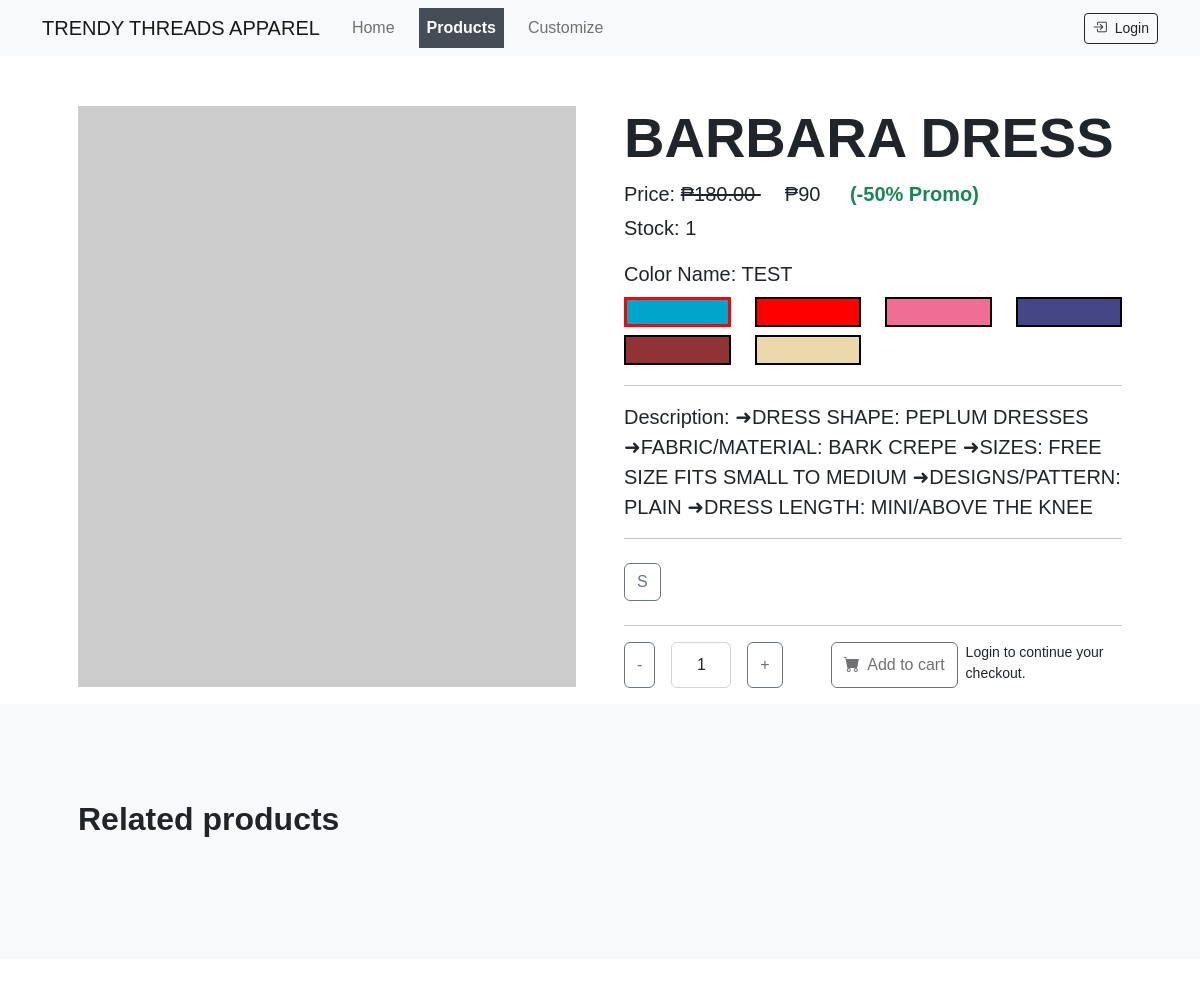
The app's page /view-products.php?id=26&color_id=339 with its own data.
### tables this page shows
CREATE TABLE `products` (
  `id` int NOT NULL,
  `category_id` int DEFAULT NULL,
  `name` varchar(255) DEFAULT NULL,
  `description` text,
  `price` int DEFAULT NULL,
  `color` varchar(11) DEFAULT NULL,
  `created_at` varchar(191) DEFAULT NULL,
  `updated_at` varchar(191) DEFAULT NULL,
  `deleted_at` varchar(191) DEFAULT NULL,
  `created_by` int DEFAULT NULL
);

CREATE TABLE `product_colors` (
  `id` int NOT NULL,
  `product_id` int DEFAULT NULL,
  `name` varchar(255) DEFAULT NULL,
  `code` text,
  `stock_qty` int NOT NULL DEFAULT '0',
  `image` text,
  `created_at` varchar(191) DEFAULT NULL,
  `updated_at` varchar(191) DEFAULT NULL,
  `deleted_at` varchar(191) DEFAULT NULL,
  `created_by` int NOT NULL,
  `updated_by` int NOT NULL
);

CREATE TABLE `product_sizes` (
  `id` int NOT NULL,
  `product_id` int DEFAULT NULL,
  `size_name` varchar(99) DEFAULT NULL,
  `size_display` varchar(99) DEFAULT NULL,
  `size_price` int NOT NULL DEFAULT '0',
  `created_at` varchar(255) DEFAULT NULL,
  `deleted_at` varchar(199) DEFAULT NULL
);

### models/Model.php (called while the page is built, shortened)
<?php
class Model
{
    protected $host = "";
    protected $database = "";
    protected $username = "";
    protected $password = "";
    protected $pdo;
    protected $stmt;
    public function __construct(){
        $dotenv = Dotenv\Dotenv::createImmutable(__DIR__);
        $this->host =  $_ENV['DB_HOST'];
        if($_ENV['APP_ENV'] == 'dev'){
            $this->database =  $_ENV['DEV_DB_DATABASE'];
            $this->username =  $_ENV['DEV_DB_USERNAME'];
            $this->password =  $_ENV['DEV_DB_PASSWORD'];
        }else{
            $this->database =  $_ENV['DB_DATABASE'];
            $this->username =  $_ENV['DB_USERNAME'];
            $this->password =  $_ENV['DB_PASSWORD'];
        }
    }
    public function connect(){
        try {
            $this->pdo = new PDO("mysql:host={$this->host};dbname={$this->database};charset=utf8","{$this->username}","{$this->password}");
            $this->pdo->setAttribute(PDO::ATTR_ERRMODE, PDO::ERRMODE_EXCEPTION);
            $this->pdo->setAttribute(PDO::ATTR_DEFAULT_FETCH_MODE, PDO::FETCH_ASSOC);
        } catch (PDOException $e) {
            echo $e->getMessage();
            throw $e->getMessage();
        }
    }
    public function setQuery($qry){
        $this->qry = $qry;
        $this->stmt = $this->pdo->query($this->qry);
        return $this;
    }
    public function getAll(){
        try {
            return $this->stmt->fetchAll();
        } catch (PDOException $e) {
            return $e->getMessage();
        }
    }
    public function getFirst(){
        try {
            $data =  $this->stmt->fetch();
            return (object) $data;
        } catch (PDOException $e) {
            return $e->getMessage();
        }
    }
}

### models/Product.php (called while the page is built, shortened)
<?php
Class Product extends Model {
    public static function findProduct($id, $color_id = 0){
        $qry = "
            SELECT
                P.*,
                C.id as category_id,
                C.name AS category_name,
                PC.stock_qty,
                PC.name as color_name,
                PC.image,
                PC.id as color_id
            FROM products AS P
            LEFT JOIN categories AS C ON P.category_id = C.id
            LEFT JOIN product_colors AS PC ON P.id = PC.product_id
            WHERE P.id = $id
            AND P.deleted_at IS NULL
            AND PC.deleted_at IS NULL
            ORDER BY P.created_at DESC
        ";
        if($color_id){
            $qry = "
                SELECT
                    P.*,
                    C.id as category_id,
                    C.name AS category_name,
                    PC.stock_qty,
                    PC.name as color_name,
                    PC.image,
                    PC.id as color_id
                FROM products AS P
                LEFT JOIN categories AS C ON P.category_id = C.id
                LEFT JOIN product_colors AS PC ON P.id = PC.product_id
                WHERE P.id = $id
                AND PC.id = $color_id
                AND P.deleted_at IS NULL
                AND PC.deleted_at IS NULL
                ORDER BY P.created_at DESC
            ";
        }
        $instance = new self;
        $prodduct = $instance->setQuery($qry)->getFirst();
        return $prodduct;
    }
}

### models/SiteSetting.php (called while the page is built, shortened)
<?php
Class SiteSetting extends Model {
    public static function getSiteSettingsLatest(){
        $instance = new self;
        $site_settings = $instance->setQuery("
            SELECT *  FROM `site_settings`
            ORDER BY `created_at` DESC;
        ")->getFirst();
        return $site_settings;
    }
}

### models/ProductColor.php (called while the page is built, shortened)
<?php
Class ProductColor extends Model {
    public static function getProductColors($product_id){
        $instance = new self;
        $categories = $instance->setQuery("
            SELECT *  FROM `product_colors`
            WHERE `deleted_at` IS NULL
            AND `product_id` = $product_id
            ORDER BY `created_at` DESC;
        ")->getAll();
        return $categories;
    }
}

### models/ProductSize.php (called while the page is built, shortened)
<?php
Class ProductSize extends Model {
    public static function getProductSizes($product_id){
        $instance = new self;
        $product_sizes = $instance->setQuery("
            SELECT *  FROM `product_sizes`
            WHERE `deleted_at` IS NULL
            AND `product_id` = $product_id
            ORDER BY `created_at` DESC
        ")->getAll();
        return $product_sizes;
    }
}

### view-products.php (the view, shortened to what this page needs)
<?php
    include_once("./includes/header.php");
    $id = $_REQUEST['id'];
    $color_id = isset($_REQUEST['color_id']) && $_REQUEST['color_id'] ? $_REQUEST['color_id'] : 0;
    $product = new Product;
    $products = $product->findProduct( $id, $color_id );
    $product_color = new ProductColor;
    $product_colors = $product_color->getProductColors( $id );
    $product_sizes = ProductSize::getProductSizes($id);
    if($site_setting->productSelect == $id){
        $discountPercentage = $site_setting->discountPercentage;
        $discountedPrice = $site_setting->discountedPrice;
    }else{
        unset($discountPercentage);
        unset($discountedPrice);
    }
?>
    <section class="pt-5">
        <div class="container px-4 px-lg-5 mb-3">
            <div class="row gx-4 gx-lg-5 align-items-center">
                <div class="col-md-6">
                    <?php
                    $url = "./admin/$products->image";
                    if(file_exists("$url")){ ?>
                        <img class="card-img-top mb-5 mb-md-0" max-width="600" max-height="700" src="<?=$url?>" alt="products-name.png" />
                    <?php }else{  ?>
                        <img class="card-img-top mb-5 mb-md-0" src="https://dummyimage.com/600x700/dee2e6/6c757d.jpg" alt="no-image.png" />
                    <?php }  ?>
                </div>
                <div class="col-md-6">
                    <h3 class="display-4 fw-bolder"><?=  $products->name  ?></h3>
                    <div class="fs-5 mb-3">
                        <div class="small mb-1 lead"><?= 'Price'. ': '. ''?>
                            <?php
                            if(isset($discountPercentage)){
                                echo '<span id="display-final-price" class="text-decoration-line-through"> ₱'.number_format($products->price, 2).' </span>';
                                echo '<span id="display-discounted-price" class="fw-bolder mx-4"> ₱'.$discountedPrice.' </span>';
                                echo '<span class="fw-bold  text-success">(-'.$discountPercentage.' Promo)</span>';
                            }else{
                                echo '<span id="display-final-price" class=""> ₱'.number_format($products->price, 2).' </span>';
                            }
                            ?>
                        </div>
                        <div class="small mb-1 lead"><?= 'Stock'. ': '. $products->stock_qty  ?></div>
                    </div>
                    <div class="small mb-1 lead"><?= 'Color Name'. ': '. $products->color_name  ?></div>
                    <div class="row">
                        <?php foreach ($product_colors as $color): ?>
                            <?php
                                $product_color_id = $color['id'];
                                $product_id = $color['product_id'];
                                $product_color_name = $color['name'];
                            ?>
                            <div class="col-3 my-1">
                                <a href="view-products.php?id=<?=$product_id?>&color_id=<?=$product_color_id?>" data-bs-toggle="tooltip" data-bs-placement="top" title="<?= $color['name'] ?>">
                                    <div <?php
                                        if($product_color_id == $color_id || $products->color_name == $product_color_name ){
                                            echo 'class="active-color-selected"';
                                        }
                                    ?> style="height: 30px; background-color: <?= $color['code'] ?>; border: 2px solid black; cursor: pointer;">
                                    </div>
                                </a>
                            </div>
                        <?php endforeach; ?>
                    </div>
                    <hr>
                        <p class="lead"><?= 'Description'. ': '. $products->description  ?> </p>
                    <hr>
                    <form action="add-to-cart.php" method="POST" onsubmit="return checkUser();">
                            <?php
                            if(count($product_sizes) == 0){
                                echo '
                                    <div class="btn-group" role="group" aria-label="Basic radio toggle button group" id="size-group">
                                        <input type="radio" class="btn-check" name="size" id="one_size" autocomplete="off" value="one_size">
                                        <label class="btn btn-outline-secondary" for="one_size">ONE SIZE</label>
                                    </div>
                                ';
                            }else{
                                echo '
                                <div class="d-flex">
                                    <div class="my-2">';
                                    echo '<div class="btn-group" role="group" aria-label="Basic radio toggle button group" id="size-group">';
                                        foreach ($product_sizes as $key => $item) {
                                            if($item['product_id'] == $id){
                                                $size = $item['size_display'];
                                                echo '
                                                    <input type="radio" class="btn-check" name="size" autocomplete="off" value="'.$size.'" id="size_'.$size.'">
                                                    <label class="btn btn-outline-secondary" for="size_'.$size.'">'.$size.'</label>
                                                    ';
                                            }
                                        }
                                echo'
                                        </div>
                                    </div>
                                </div>
                                ';
                            }
                            ?>
                        <hr>
                        <div class="d-flex">
                            <?php  if( $products->category_name != "CUSTOMIZED POLO SHIRT/UNIFORM" ){ ?>
                                <button type="button" class="btn btn-outline-secondary flex-shrink-0" onclick="decreaseQuantity()">-</button>
                                    <input name="quantity" readonly placeholder="0" value="1" class="form-control text-center mx-3" id="inputQuantity" type="text" value="" style="width: 60px; max-width: 5rem" <?= $products->stock_qty < 1 ? 'disabled' : '' ?> />
                                <button type="button" class="btn btn-outline-secondary flex-shrink-0 me-5" onclick="increaseQuantity()">+</button>
                            <?php  } ?>
                            <?php if( isset($_SESSION["loggedInUser"]) ) { ?>
                                <input type="hidden" name="customer_id" value="<?=$client_id?>">
                                <input type="hidden" name="shipping_fee" value="75">
                                <?php  if( $products->category_name == "CUSTOMIZED POLO SHIRT/UNIFORM" ){
                                    $_SESSION['viewed-design'] = $products->color_name;
                                    $_SESSION['viewed-design-product-id'] = $id;
                                    $_SESSION['viewed-design-color-id'] = $color_id;
                                    ?>
                                        <a href="./designer.php" class="btn btn-outline-dark flex-shrink-0" type="button">
                                            <i class="bi-cart-fill me-1"></i>
                                             (Sample Only, Please proceed to customize page)
                                        </a>
                                <?php }else{ ?>
                                    <?php if( count($product_colors) > 0 ){ ?>
                                        <button class="btn btn-outline-dark flex-shrink-0" name="add-cart" id="addCartButton" type="submit" disabled>
                                            <i class="bi-cart-fill me-1"></i>
                                            Add to cart
                                        </button>
                                        <button class="btn btn-outline-dark flex-shrink-0" name="buy-now" id="buyNowButton" type="submit" disabled>
                                            <i class="bi-cart-fill me-1"></i>
                                            Buy Now
                                        </button>
                                    <?php } else {?>
                                        <button class="btn btn-outline-dark flex-shrink-0" disabled >
                                            <i class="bi-cart-fill me-1"></i>
                                            Add to cart (Out of Stock)
                                        </button>
                                    <?php } ?>
                                <?php } ?>
                            <?php } else {?>
                                <button class="btn btn-outline-dark flex-shrink-0" type="submit" disabled>
                                    <i class="bi-cart-fill me-1"></i>
                                    Add to cart
                                </button>
                                <div class="small mb-1 mx-2">Login to continue your checkout.</div>
                            <?php } ?>
                        </div>
                    </form>
                </div>
            </div>
        </div>
    </section>
    <section class="py-5 bg-light mb-4">
        <div class="container px-4 px-lg-5 my-5">
            <h2 class="fw-bolder mb-4">Related products</h2>
        </div>
    </section>
    <?php include_once("./includes/footer.php"); ?>

### includes/header.php (style rules this page uses)
body { font-family: Helvetica, sans-serif; }

### view-products.php (style rules this page uses)
.active-color-selected { border: 3px solid red !important; }

### records on screen
products: name "BARBARA DRESS", price "180.00", product_colors.stock_qty "1", product_colors.name "TEST", description "➜DRESS SHAPE: PEPLUM DRESSES ➜FABRIC/MATERIAL: BARK CREPE ➜SIZES: FREE SIZE FITS SMALL TO MEDIUM ➜DESIGNS/PATTERN: PLAIN ➜DRESS LENGTH: MINI/ABOVE THE KNEE"
product_colors: quantity "1"
product_sizes: size_display "S"

### other values on screen
$discountedPrice "90"
$discountPercentage "50%"
